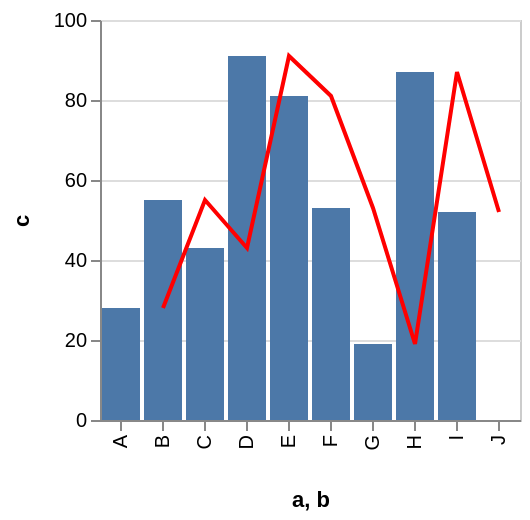

The specification (Vega-Lite) saved for this image:
### Vega specification from a JSON file in a GitHub repository (floating-point values rounded to 4 significant figures)
{"$schema": "https://vega.github.io/schema/vega/v3.0.json", "autosize": "pad", "padding": 5, "encode": {"update": {"stroke": {"value": "#ccc"}, "fill": {"value": "transparent"}}}, "data": [{"name": "source_0", "values": [{"a": "A", "b": "B", "c": 28}, {"a": "B", "b": "C", "c": 55}, {"a": "C", "b": "D", "c": 43}, {"a": "D", "b": "E", "c": 91}, {"a": "E", "b": "F", "c": 81}, {"a": "F", "b": "G", "c": 53}, {"a": "G", "b": "H", "c": 19}, {"a": "H", "b": "I", "c": 87}, {"a": "I", "b": "J", "c": 52}]}, {"name": "data_1", "source": "source_0", "transform": [{"type": "formula", "expr": "toNumber(datum[\"c\"])", "as": "c"}, {"type": "filter", "expr": "datum[\"c\"] !== null && !isNaN(datum[\"c\"])"}]}, {"name": "data_2", "source": "source_0", "transform": [{"type": "formula", "expr": "toNumber(datum[\"c\"])", "as": "c"}, {"type": "filter", "expr": "datum[\"c\"] !== null && !isNaN(datum[\"c\"])"}, {"type": "collect", "sort": {"field": "b", "order": "descending"}}]}], "signals": [{"name": "x_step", "value": 21}, {"name": "width", "update": "bandspace(domain('x').length, 0.1, 0.05) * x_step"}, {"name": "height", "update": "200"}], "marks": [{"name": "layer_0_marks", "type": "rect", "role": "bar", "from": {"data": "data_1"}, "encode": {"update": {"x": {"scale": "x", "field": "a"}, "width": {"scale": "x", "band": true}, "y": {"scale": "y", "field": "c"}, "y2": {"scale": "y", "value": 0}, "fill": {"value": "#4c78a8"}}}}, {"name": "layer_1_marks", "type": "line", "from": {"data": "data_2"}, "encode": {"update": {"x": {"scale": "x", "field": "b", "band": 0.5}, "y": {"scale": "y", "field": "c"}, "stroke": {"value": "red"}}}}], "scales": [{"name": "x", "type": "band", "domain": {"fields": [{"data": "data_1", "field": "a"}, {"data": "data_2", "field": "b"}], "sort": true}, "range": {"step": {"signal": "x_step"}}, "round": true, "paddingInner": 0.1, "paddingOuter": 0.05}, {"name": "y", "type": "linear", "domain": {"fields": [{"data": "data_1", "field": "c"}, {"data": "data_2", "field": "c"}], "sort": true}, "range": [{"signal": "height"}, 0], "round": true, "nice": true, "zero": true}], "axes": [{"scale": "x", "labelOverlap": true, "orient": "bottom", "title": "a, b", "zindex": 1, "encode": {"labels": {"update": {"angle": {"value": 270}, "align": {"value": "right"}, "baseline": {"value": "middle"}}}}}, {"scale": "y", "labelOverlap": true, "orient": "left", "tickCount": {"signal": "ceil(height/40)"}, "title": "c", "zindex": 1}, {"scale": "y", "domain": false, "grid": true, "labels": false, "maxExtent": 0, "minExtent": 0, "orient": "left", "tickCount": {"signal": "ceil(height/40)"}, "ticks": false, "zindex": 0, "gridScale": "x"}], "config": {"axis": {"minExtent": 30}}}
